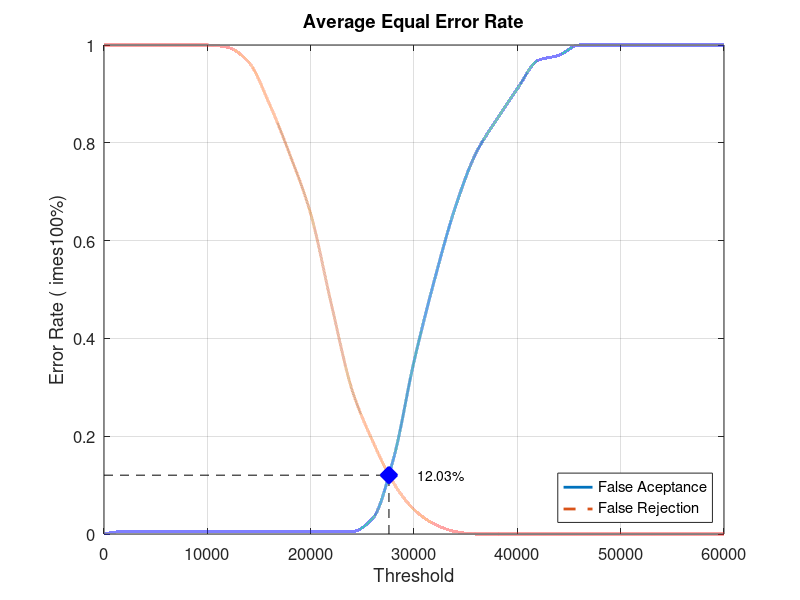
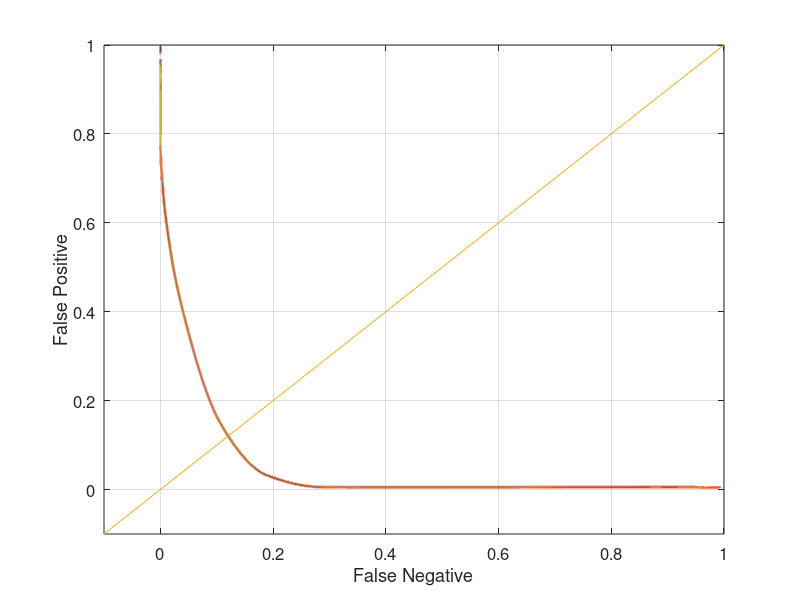

The MATLAB source for these figures, in order:
close all;
clear;
clc;
x = 0:2000:60000;
xq = 0:0.5:60000;

y0 = [0 0.00526316 0.00526316 0.00526316 0.00526316 0.00526316 0.00526316 0.00526316 0.00526316 0.00526316 0.00526316 0.00526316 0.00526316 0.0315789 0.152632 0.352632 0.521053 0.668421 0.778947 0.847368 0.910526 0.968421 0.978947 1 1 1 1 1 1 1 1]
yy0 = interp1(x, y0, xq, 'pchip');
y1 = [1 1 1 1 1 1 0.995 0.965 0.88 0.775 0.655 0.47 0.295 0.19 0.105 0.05 0.02 0.005 0 0 0 0 0 0 0 0 0 0 0 0 0]
yy1 = interp1(x, y1, xq, 'pchip');

% Calculating EER: 
y2 = abs(y0 - y1);
find(y2 == min(y2))
yy2 = abs(yy0 - yy1);
xEER = find(yy2 == min(yy2));
xEERIndex = xq(xEER) % X-axis EER
yEER = yy0(xEER) % Y-axis EER

main = figure
plot(xq, yy0,'-','LineWidth', 2);	hold on
plot(xq, yy1,'--','LineWidth', 2);	hold on
plot([xEERIndex xEERIndex], [0 yEER], 'k--');	hold on
plot([0 xEERIndex], [yEER yEER], 'k--');	hold on
plot(xEERIndex, yEER, 'bx', 'LineWidth', 10);	hold on
text(xEERIndex + 10 * xEERIndex / 100, yEER, [num2str(round((10000 * yEER)) / 100) '%'])
legend('False Aceptance', 'False Rejection', 'Location', 'SouthEast')
xlabel('Threshold')
ylabel('Error Rate (	imes100%)')
title('Average Equal Error Rate')
set(gca, 'FontSize', 12)
axis([0 60000 0 1])
grid on

print(main, 'Database4_4Main', '-dpng');
FNRxFPR = figure('Color', [1 1 1]);
plot(yy1, yy0, '-', yy1, yy0, 'LineWidth', 2);
hold on
y = -0.1:0.1:1
plot(y, y); 
set(gca, 'FontSize', 12)
xlabel('False Negative')
ylabel('False Positive')
axis([-0.1 1 -0.1 1])
set(gca, 'FontSize', 12)
grid on

print(FNRxFPR, 'Database4_4FNRxFPR','-dpng');
